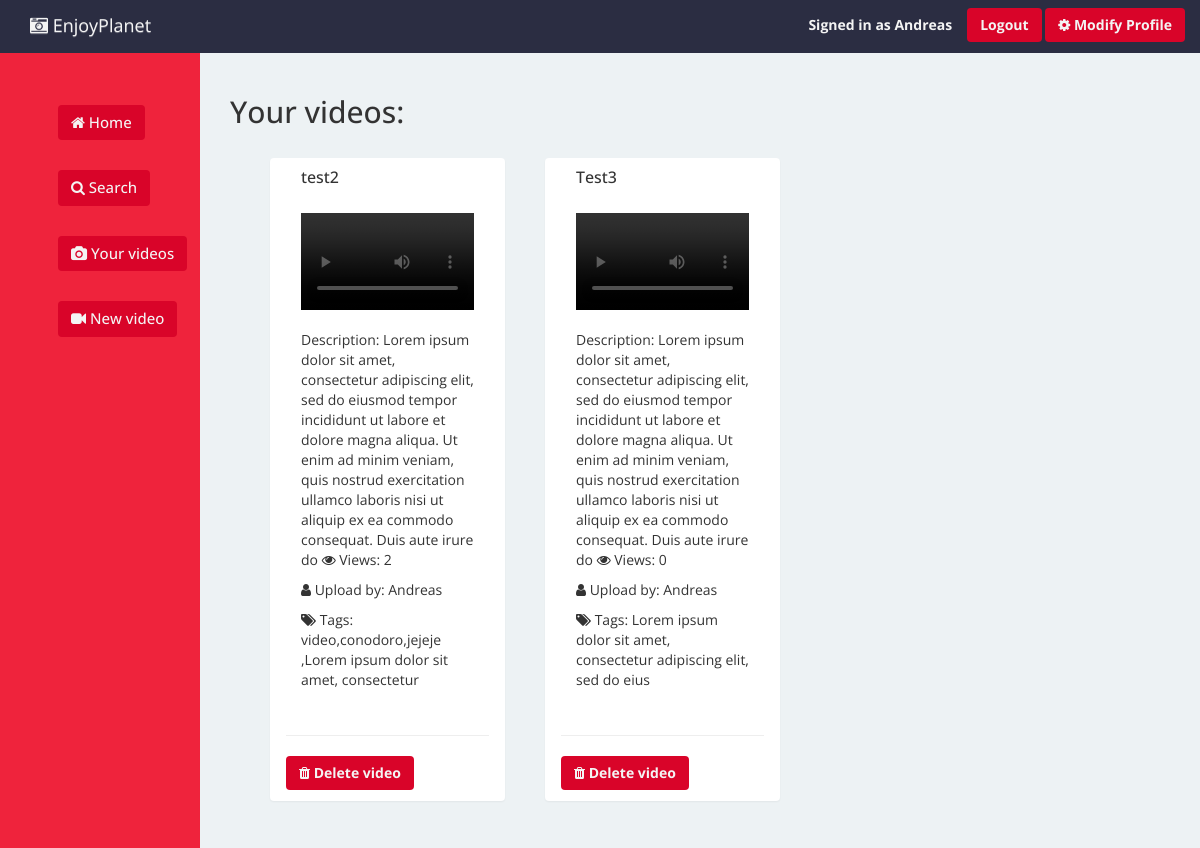
/profile/ (signed in), run on an earlier commit of the app's database.
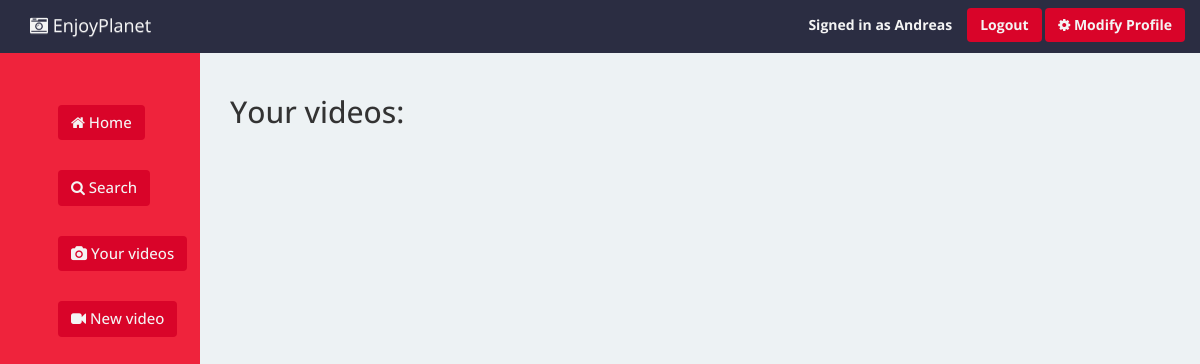
And on a later commit of the database.
### users/models.py (models this page shows, shortened)
@python_2_unicode_compatible
class Videos(models.Model):
    def filename(self):
        return os.path.basename(self.video.name)
    user = models.ForeignKey(User, on_delete=models.CASCADE)
    video = models.FileField(upload_to='static')
    name = models.CharField(max_length=100, default="test")
    pub_date = models.DateTimeField('date published', default=datetime.now())
    description = models.CharField(max_length=250)
    views = models.IntegerField(default=0)
    upvotes = models.IntegerField(default=0)
    downvotes = models.IntegerField(default=0)
    tags = models.TextField(default='video')
    private= models.BooleanField(default=False)

### users/views.py (the view)
# urls.py: url(r'^profile/', users_views.profile),
def profile(request):
    if request.user.is_authenticated():
        video_list = Videos.objects.filter(user=request.user)
        return render(request, 'profile.html', {'video_list': video_list})
    else:
        return render(request, 'profile.html')

### users/templates/profile.html
{% extends 'base.html' %} {% load staticfiles %}{% block head %}
<link rel="stylesheet" href="../static/index.css" /> {% endblock %} {% block content %}
<div class="container-fluid container-margin">
  <h2>Your videos:</h2> {% if request.user.is_authenticated%} {% for video in video_list %}
  <div class="panel col-md-3">
    <div class="panel-heading">
      <h3 class="panel-title">{{video.name}}</h3>
    </div>
    <div class="panel-body">
      <div class="embed-responsive embed-responsive-16by9">
        <video class="embed-responsive-item" src="/static/{{video.filename}}" controls> </video>
      </div>
      <br>
      <p> Description: {{video.description}} <i class="fa fa-eye"></i> Views: {{video.views}} </p>
      <p> <i class="fa fa-user"></i> Upload by: {{video.user.username}} </p>
      <p> <i class="fa fa-tags"></i> Tags: {{video.tags}} </p>
    </div>
    <hr> <a class="btn btn-navy " href="/delete/{{video.id}}"><i class="fa fa-trash"></i> Delete video</a>  </div> {% endfor %} </div> {% else %}
<p>You need to login to access this view. Thank you.</p> {% endif %} {% endblock %}

What changed in the data, as far as the page shows it:
removed Videos: name "test2", description "Lorem ipsum dolor sit amet, consectetur adipiscing elit, sed do eiusmod tempor incididunt ut labore et dolore magna aliqua. Ut enim ad minim veniam, quis nostrud exercitation ullamco laboris nisi ut aliquip ex ea commodo consequat. Duis aute irure do", views "2", user.username "Andreas", tags "video,conodoro,jejeje ,Lorem ipsum dolor sit amet, consectetur"
removed Videos: name "Test3", description "Lorem ipsum dolor sit amet, consectetur adipiscing elit, sed do eiusmod tempor incididunt ut labore et dolore magna aliqua. Ut enim ad minim veniam, quis nostrud exercitation ullamco laboris nisi ut aliquip ex ea commodo consequat. Duis aute irure do", views "0", user.username "Andreas", tags "Lorem ipsum dolor sit amet, consectetur adipiscing elit, sed do eius"
